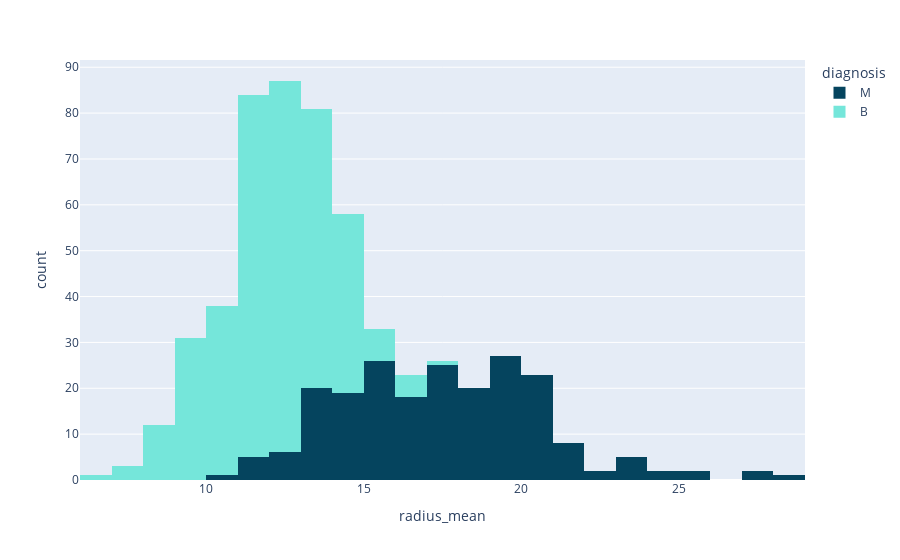

Notebook code cell kept with this figure:
### Code cell
px.histogram(data_frame=dataset,x='radius_mean',color='diagnosis',color_discrete_sequence=['#05445E','#75E6DA'])

### Figure 1 — Plotly figure (JSON) as saved in the notebook; plotly's stock layout.template omitted (floating-point values rounded to 4 significant figures; data arrays with more than 128 entries replaced by an {"elided": "..."} marker saying what was removed)
{"data": [{"bingroup": "x", "hovertemplate": "diagnosis=M<br>radius_mean=%{x}<br>count=%{y}<extra></extra>", "legendgroup": "M", "marker": {"color": "#05445E", "pattern": {"shape": ""}}, "name": "M", "orientation": "v", "showlegend": true, "type": "histogram", "x": {"elided": "212 float values"}, "xaxis": "x", "yaxis": "y"}, {"bingroup": "x", "hovertemplate": "diagnosis=B<br>radius_mean=%{x}<br>count=%{y}<extra></extra>", "legendgroup": "B", "marker": {"color": "#75E6DA", "pattern": {"shape": ""}}, "name": "B", "orientation": "v", "showlegend": true, "type": "histogram", "x": {"elided": "357 float values"}, "xaxis": "x", "yaxis": "y"}], "layout": {"barmode": "relative", "legend": {"title": {"text": "diagnosis"}, "tracegroupgap": 0}, "margin": {"t": 60}, "xaxis": {"anchor": "y", "domain": [0, 1], "title": {"text": "radius_mean"}}, "yaxis": {"anchor": "x", "domain": [0, 1], "title": {"text": "count"}}}}
